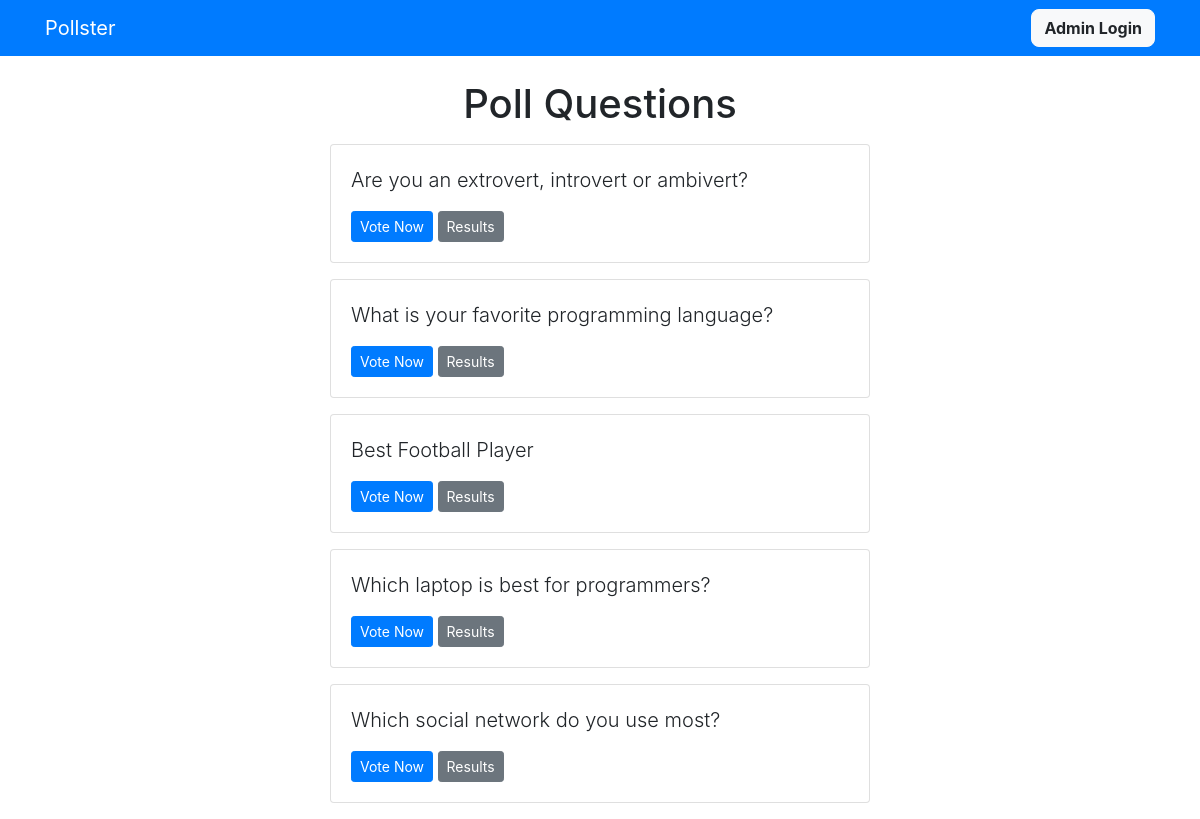
Screenshot of /polls/ with the database file from the repository.
### polls/models.py (models this page shows, shortened)
class Question(models.Model):
    question_text = models.CharField(max_length=200)
    pub_date = models.DateTimeField('date published')

### polls/views.py (the view)
# urls.py: path('', views.index, name='index'),
def index(request):
    latest_question_list = Question.objects.order_by('-pub_date')[:5]
    context = {'latest_question_list': latest_question_list}
    return render(request, 'polls/index.html', context)

### templates/polls/index.html
{% extends 'base.html' %}
{% block content %}
  <h1 class="text-center mb-3">Poll Questions</h1>
  {% if latest_question_list %}
    {% for question in latest_question_list %}
      <div class="card mb-3">
        <div class="card-body">
          <p class="lead">{{ question.question_text }}</p>
          <a href="{% url 'polls:detail' question.id %}" class="btn btn-primary btn-sm">Vote Now</a>
          <a href="{% url 'polls:results' question.id %}" class="btn btn-secondary btn-sm">Results</a>
        </div>
      </div>
    {% endfor %}
  {% else %}
    <p>No polls available</p>
  {% endif %}
{% endblock %}

### rows the page displays
Question: question_text "Are you an extrovert, introvert or ambivert?"
Question: question_text "What is your favorite programming language?"
Question: question_text "Best Football Player"
Question: question_text "Which laptop is best for programmers?"
Question: question_text "Which social network do you use most?"
